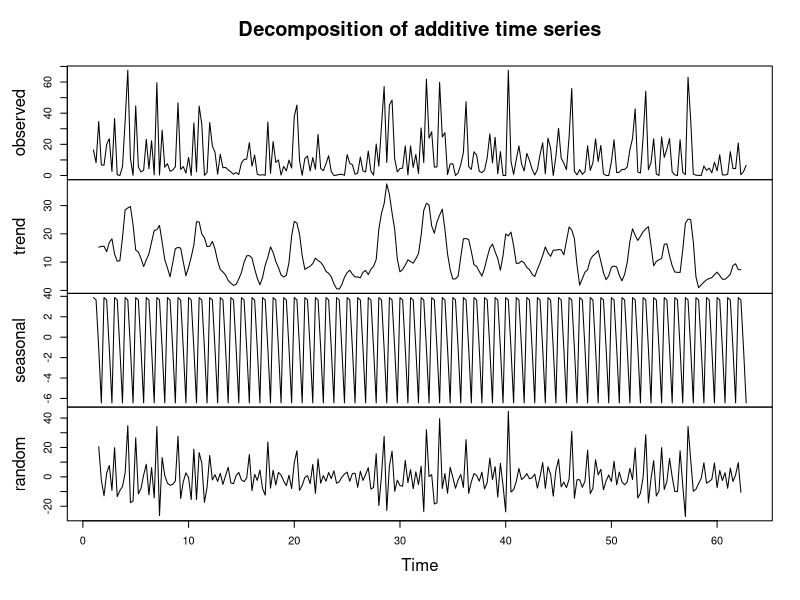
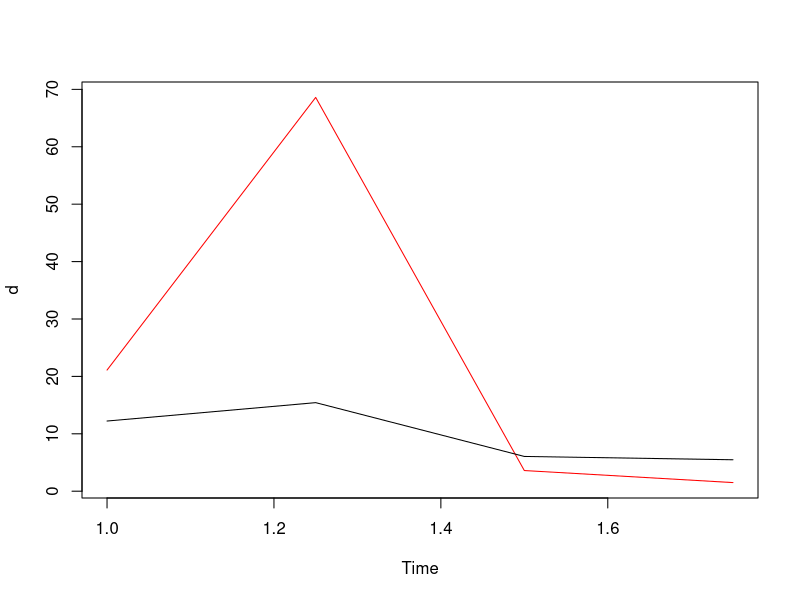

R code for these plots, in order:
c<-read.csv("rainfall.csv",stringsAsFactors = FALSE)
library(dplyr)
library(tseries)
library(forecast)
head(c)
c<-filter(c,SD_Name=="WEST UTTAR PRADESH")
head(c)
tail(c)
d<-filter(c,YEAR<=2013)
c<-filter(c,YEAR<=2012)
library(reshape)
str(c)
c<-select(c,YEAR,JAN:APR)
d<-select(d,YEAR,JAN:APR)
mel<-melt(c,c("YEAR"))
mel1<-melt(d,c("YEAR"))
head(mel)
tail(mel1)
mel<-arrange(mel,YEAR)
mel1<-arrange(mel1,YEAR)
head(mel,12)
mel<-ts(mel$value,frequency=4)
mel1<-ts(mel1$value,frequency=4)
class(mel)
class(mel1)
plot(decompose(mel))
x<-decompose(mel)$trend
x1<-decompose(mel1)$trend
y<-decompose(mel)$seasonal
z<-decompose(mel)$random
x<-na.omit(x)
x1<-na.omit(x1)
z<-na.omit(z)
#t<-na.omit(x)
#t1<-na.omit(x1)
#x<-ifelse(is.na(x),median(t),x)
#x1<-ifelse(is.na(x1),median(t1),x)
#t<-na.omit(z)
#z<-ifelse(is.na(z),median(t),z)
x<-ts(x,frequency=4)
x1<-ts(x1,frequency = 4)
y<-ts(y,frequency=4)
z<-ts(z,frequency =4)
auto.arima(x)
model<-Arima(x,order=c(3,0,0),seasonal=list(order=c(2,0,0),period=4))
model2=auto.arima(y)
model1<-Arima(y,order=c(2,1,0))
model3=auto.arima(z)
model2<-Arima(z,order=c(3,0,0),seasonal=list(order=c(2,0,0),period=4))
library(forecast)
pre<-forecast(model,h=4)
pre1<-forecast(model2,h=4)
pre2<-forecast(model3,h=4)
pre<-as.data.frame(pre)
seas<-head(y,4)
seas<-as.data.frame(seas)
pre2<-as.data.frame(pre2)
s<-seas$x+pre$`Point Forecast`+pre2$`Point Forecast`
#plot(s)
#lines(x1,col='red')
d<-filter(d,YEAR==2013)
d<-melt(d,c("YEAR"))
d<-ts(d$value,frequency=4)
s<-ifelse(s>0,s,0)
plot(d,col='red')
lines(s)
